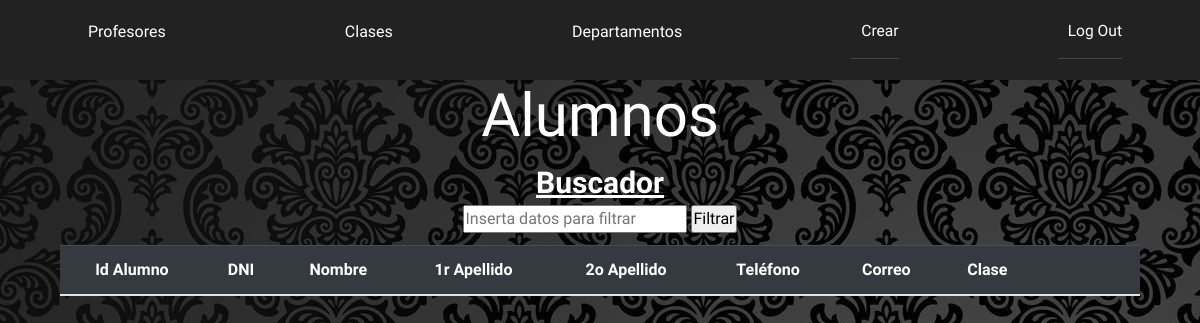
The app's page /view/datos.php, older data.
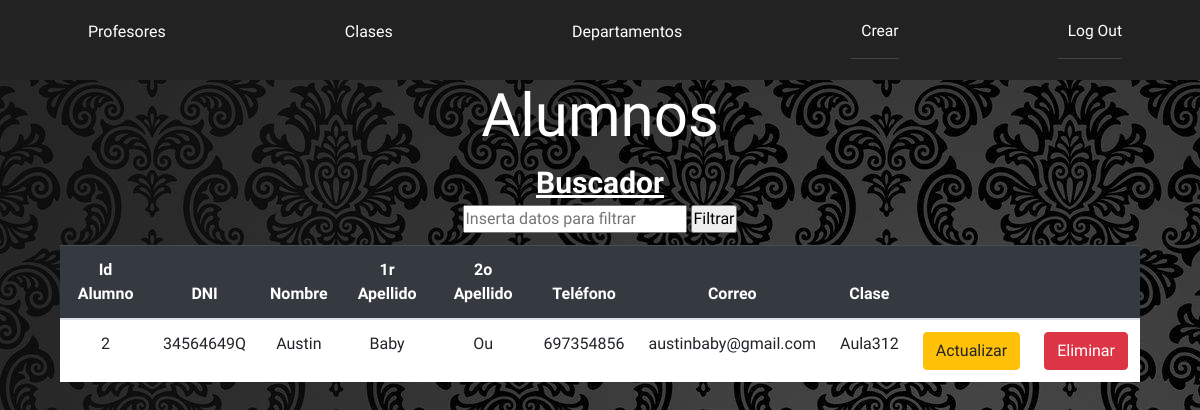
The same page, newer data.
### tables this page shows
CREATE TABLE IF NOT EXISTS tbl_alumne(
	id_alumne int(10) NOT NULL AUTO_INCREMENT,
	dni_alu varchar(9) NULL,
	nom_alu varchar(20) NOT NULL,
	cognom1_alu varchar(20) NULL,
	cognom2_alu varchar(20) NULL,
	telf_alu varchar(9) NULL,
	email_alu varchar(50) NULL,
	classe int(5) NULL,
	constraint pk_alumne PRIMARY KEY (id_alumne)
);

CREATE TABLE IF NOT EXISTS tbl_classe (
	id_classe int(5) NOT NULL AUTO_INCREMENT,
	codi_classe varchar(5) NOT NULL,
	nom_classe varchar(25) NULL,
	tutor int(5) NOT NULL,
	constraint pk_consta PRIMARY KEY (id_classe)
);

### view/datos.php (the view, shortened to what this page needs)
<!DOCTYPE html>
<html lang="es">
<?php
include_once '../services/conexion.php';
?>
    <head>
            <link rel="stylesheet" href="https://maxcdn.bootstrapcdn.com/bootstrap/4.5.2/css/bootstrap.min.css">
        <link rel="stylesheet" href="https://use.fontawesome.com/releases/v5.6.3/css/all.css">
        <link rel="stylesheet" href="../css/stylesD.css">
    </head>
    <body>
    <nav>
  <ul class="menu">
    <li class="item button secondary"><a href="../services/crear.php">Crear</a></li>
    <li class="item"><a href="datosPr.php">Profesores</a></li>
    <li class="item"><a href="datosCl.php">Clases</a></li>
    <li class="item"><a href="datosDe.php">Departamentos</a></li>
    <li class="item button"><a href="../services/logout.php">Log Out</a></li>
  </ul>
</nav>
<h1>Alumnos</h1>
    <div class="filtro">
    <b><u>Buscador</u></b>
        <form action="datos.php" method="POST">
            <input class="input1_t" type="text" value="" placeholder="Inserta datos para filtrar" name="fil">
            <input class="buscar" type="submit" value="Filtrar" name="filtro">
        </form>
    </div>
    <?php
    $fil = $_POST['fil'];
    if (!($fil == '')) {
        $result = mysqli_query($conexion,"SELECT * from tbl_alumne inner join tbl_classe on tbl_alumne.classe=tbl_classe.id_classe where tbl_alumne.id_alumne like '%$fil%' or tbl_alumne.dni_alu like '%$fil%' or tbl_alumne.nom_alu like '%$fil%' or tbl_alumne.cognom1_alu like '%$fil%' or tbl_alumne.cognom2_alu like '%$fil%' or tbl_alumne.telf_alu like '%$fil%' or tbl_alumne.email_alu like '%$fil%' or tbl_classe.nom_classe like '%$fil%'");
    }else {
            $result = mysqli_query($conexion,"SELECT * from tbl_alumne inner join tbl_classe on tbl_alumne.classe=tbl_classe.id_classe");}
    ?>
    <div class="table">
    <table class="table table-striped">
            <thead class="table-dark">
                <th>Id Alumno</th>
                <th>DNI</th>
                <th>Nombre</th>
                <th>1r Apellido</th>
                <th>2o Apellido</th>
                <th>Teléfono</th>
                <th>Correo</th>
                <th>Clase</th>
                <th>⠀</th>
                <th>⠀</th>
            </thead>
            <?php
                foreach ($result as $registro){
            ?>
                <tr>
                    <td><?php echo "{$registro['id_alumne']}";?></td>
                    <td><?php echo "{$registro['dni_alu']}";?></td>
                    <td><?php echo "{$registro['nom_alu']}";?></td>
                    <td><?php echo "{$registro['cognom1_alu']}";?></td>
                    <td><?php echo "{$registro['cognom2_alu']}";?></td>
                    <td><?php echo "{$registro['telf_alu']}"?></td>
                    <td><?php echo "{$registro['email_alu']}"?></td>
                    <td><?php echo "{$registro['nom_classe']}"?></td>
                    <td><?php echo "<a href='../services/actualizarAl.php?id_alumne=".$registro['id_alumne']."' class='btn btn-warning' role='button' aria-pressed='true'>Actualizar</a>"?></td>
                    <td><?php echo "<a href='../services/eliminaralu.php?id_alumne=".$registro['id_alumne']."' class='btn btn-danger' role='button' aria-pressed='true'>Eliminar</a>"?></td>
                </tr>
            <?php } ?>
    </table>
    </div>
</body>
</html>

### css/stylesD.css (style rules this page uses)
* { box-sizing: border-box; font-family: 'Dosis', sans-serif; overflow-x: hidden; padding: 0; margin: 0; }
body { background: url(../img/datos.jpg); }
h1 { text-align: center; color: white; width: 100%; font-size: 5vw; }
.table { padding: 1% 5%; text-align: center; }
.filtro { text-align: center; }
.filtro b { text-align: center; color: white; width: 100%; font-size: 2.5vw; }
.filtro form { width: 100%; }
.table td { background-color: white; }
nav { background: #222; padding: 5px 20px; }
ul { list-style-type: none; padding: 0 5%; }
a { color: white; text-decoration: none; }
li { font-size: 16px; padding: 15px 5px; white-space: nowrap; }
.menu { display: flex; flex-wrap: wrap; justify-content: space-between; align-items: center; }
.button, .button.secondary { border-bottom: 1px #444 solid; }
.item.button { order: 2; }
.item { width: 100%; text-align: center; order: 3; display: none; }
@media all and (min-width: 900px) { .item { display: block; width: auto; } }
@media all and (min-width: 900px) { .item { order: 1; } }
@media all and (min-width: 900px) { .button { order: 2; font-size: 1.3vw; } }
@media all and (min-width: 900px) { .menu li, .log a, .cr a { padding: 15px 10px; } }
@media all and (min-width: 900px) { .menu li.button { padding-right: 0; } }

Row changes from the older to the newer data that the page shows:
added tbl_alumne: id_alumne "2", dni_alu "34564649Q", nom_alu "Austin", cognom1_alu "Baby", cognom2_alu "Ou", telf_alu "697354856", email_alu "austinbaby@gmail.com", classe.nom_classe "Aula312"
